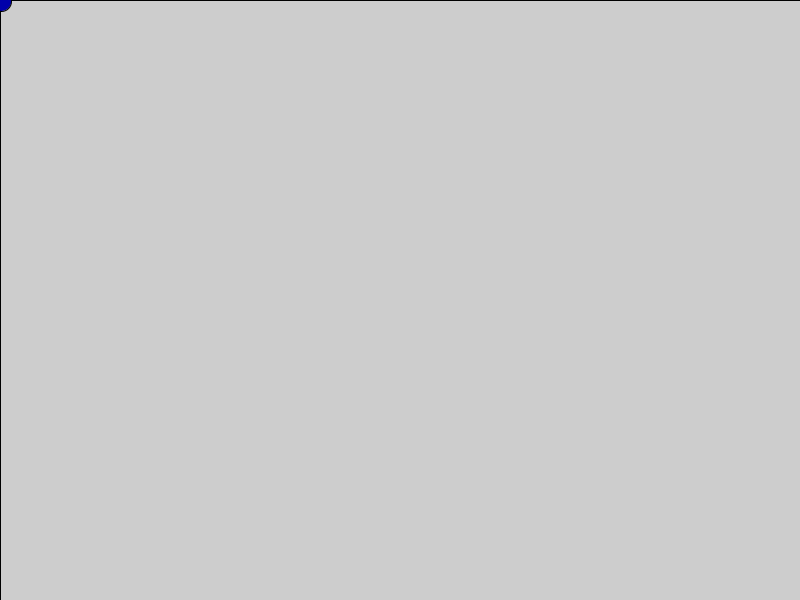
Frame 1 (no input)
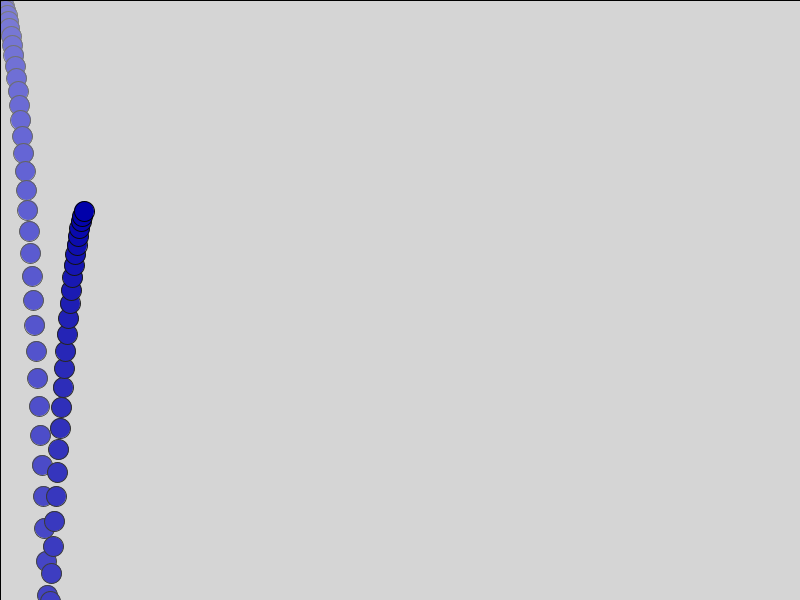
Frame 60 (the mouse pressed at the canvas centre just before this capture)
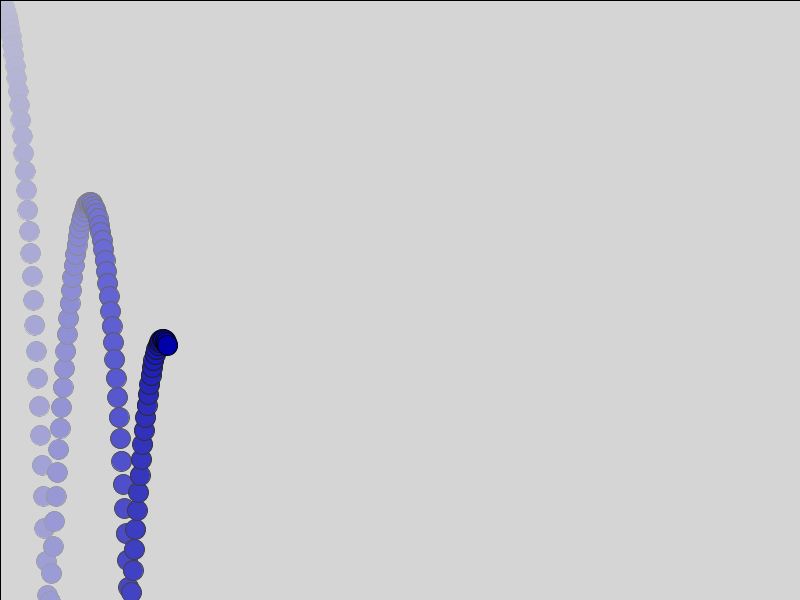
Frame 120 (the mouse held since frame 60 and released just before this capture)

The Processing sketch that drew these frames (run headless with seeded random() and noise(); from frame 60 on, the mouse is pressed at the canvas centre):

// Processing sketch: ball_drop
// ── ball_drop.pde
float ball_x, ball_y, speed_x=1.4, speed_y, a=1.;

void setup() {
  size(800, 600);
}

void draw() {
  fill(#FFFFFF, 3);
  rect(0,0, width, height);

  if (ball_x < width) {
    if (ball_y > height && speed_y >0) speed_y = -speed_y*.85;
    ball_x += speed_x;
    speed_y += a;
    ball_y += speed_y;


    fill(#0000AA);
    ellipse(ball_x, ball_y, 20, 20);
    println(ball_y, speed_y);
  } else noLoop();
}
